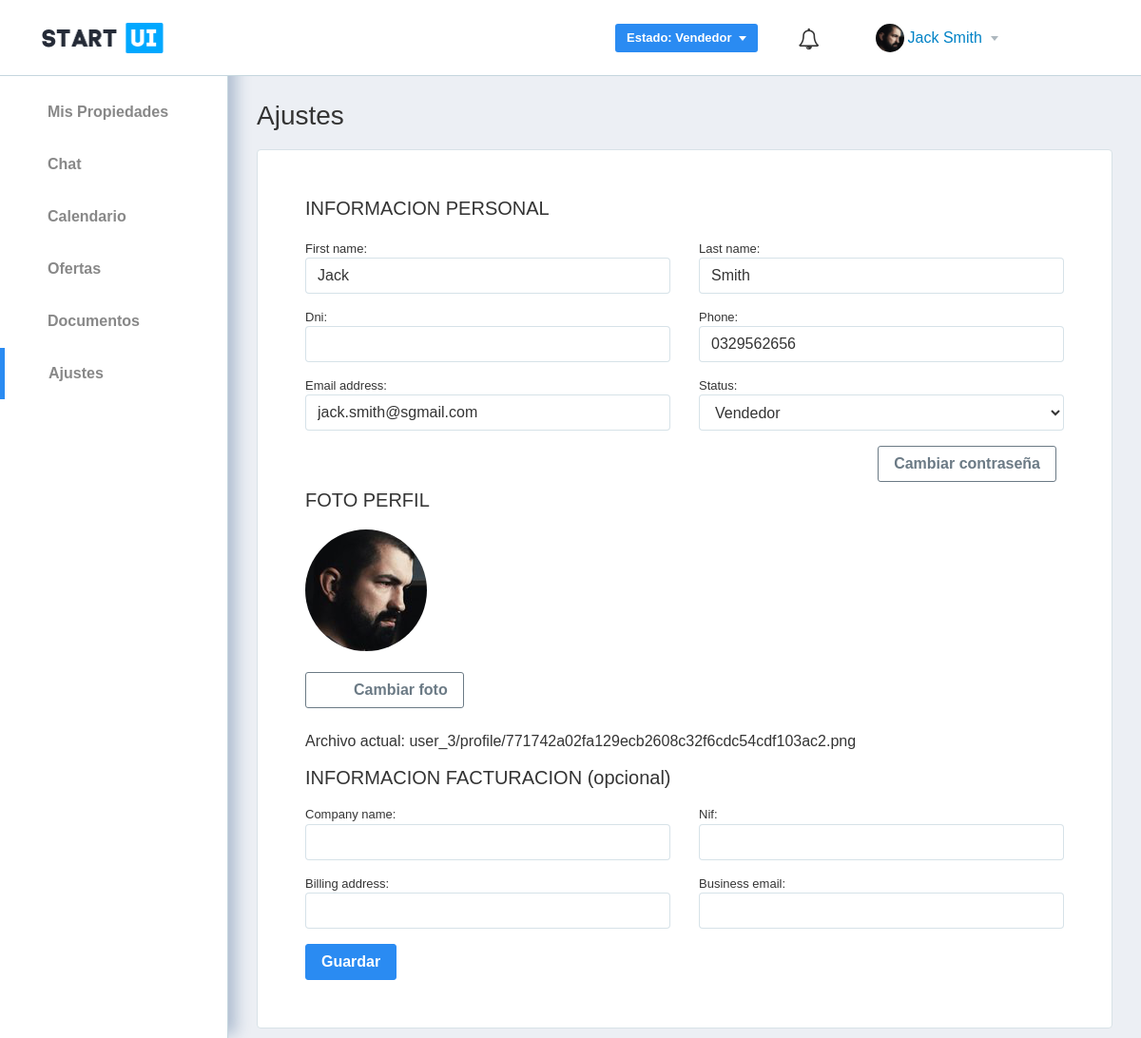
The app's page /settings/ (signed in) with its own data.
### accounts/models.py (models this page shows, shortened)
class Profile(models.Model):
    user = models.OneToOneField(User, on_delete=models.CASCADE)
    email_confirmed = models.BooleanField(default=False)
    image = models.ImageField(upload_to=user_directory_path, blank=True, null=True)
    phone = models.CharField(max_length=10, blank=False, null=True)
    dni = models.CharField(max_length=9, blank=True, null=True)
    company_name = models.CharField(max_length=254, blank=True)
    nif = models.CharField(max_length=10, blank=True)
    billing_address = models.CharField(max_length=254, blank=True)
    business_email = models.EmailField(blank=True)
    status = models.CharField(max_length=10, choices=USER_STATUS, default='seller')

### accounts/views.py (the view)
# urls.py: url(r'^settings/$', views.edit_profile, name='settings'),
@login_required
def edit_profile(request):
    user = get_object_or_404(User, pk=request.user.pk)
    profile = get_object_or_404(Profile, user=request.user.pk)
    if request.method == 'POST':
        uform = UserForm(request.POST, instance=user)
        pform = ProfileForm(request.POST, request.FILES, instance=profile)
        if uform.is_valid() and pform.is_valid():
            user = uform.save()
            profile = pform.save(commit=False)
            profile.user = user
            profile.save()
    else:
        uform = UserForm(instance=user)
        pform = ProfileForm(instance=profile)
    return render(request, 'dashboard/settings.html', {'uform': uform, 'pform': pform})

### accounts/forms.py
class UserForm(forms.ModelForm):
    class Meta:
        model = User
        fields = ('first_name', 'last_name', 'email',)

class ProfileForm(forms.ModelForm):
    class Meta:
        model = Profile
        fields = '__all__'
        exclude = ['user',]

### django_private_chat/templatetags/chat_tags.py (called while the page is built)
@register.simple_tag
def settings_value(name):
    if name in ALLOWABLE_VALUES:
        return getattr(settings, name, '')
    return ''

### templates/dashboard/settings.html (shortened to what this page needs)
{% extends 'base.html' %}
{% load staticfiles %}
{% load widget_tweaks %}
{% block content %}
  <h3>Ajustes</h3>
  <div class="card box-typical-full-height">
    <div class="card-block">
      <form class="row gap-y" method="POST" enctype="multipart/form-data">{% csrf_token %}
        <h5 class="col-12 col-md-12 col-lg-12">INFORMACION PERSONAL</h5>
        <br><br>
        <div class="col-12 col-md-6 col-lg-6">
          <div class="form-group">
            <label class="form-label text-left m-0 fs-13">{{ uform.first_name.label_tag }}</label>
            {% render_field uform.first_name class="form-control" %}
          </div>
        </div>
        <div class="col-12 col-md-6 col-lg-6">
          <div class="form-group">
            <label class="form-label text-left m-0 fs-13">{{ uform.last_name.label_tag }}</label>
            {% render_field uform.last_name class="form-control" %}
          </div>
        </div>
        <div class="col-12 col-md-6 col-lg-6">
          <div class="form-group">
            <label class="form-label text-left m-0 fs-13">{{ pform.dni.label_tag }}</label>
            {% render_field pform.dni class="form-control" %}
          </div>
        </div>
        <div class="col-12 col-md-6 col-lg-6">
          <div class="form-group">
            <label class="form-label text-left m-0 fs-13">{{ pform.phone.label_tag }}</label>
            {% render_field pform.phone class="form-control" %}
          </div>
        </div>
        <div class="col-12 col-md-6 col-lg-6">
          <div class="form-group">
            <label class="form-label text-left m-0 fs-13">{{ uform.email.label_tag }}</label>
            {% render_field uform.email class="form-control" %}
          </div>
        </div>
        <div class="col-12 col-md-6 col-lg-6">
          <div class="form-group">
            <label class="form-label text-left m-0 fs-13">{{ pform.status.label_tag }}</label>
            {% render_field pform.status class="form-control" %}
          </div>
        </div>
        <div class="col-12 col-lg-12 col-lg-12">
          <a class="btn btn-inline btn-secondary-outline pull-right" href="{% url 'password_change' %}">Cambiar contraseña</a>
        </div>
        <div class="col-12 col-md-12 col-lg-12">
          <h5>FOTO PERFIL</h5>
          <div>
            {% if pform.instance.image %}
              <img src="{{ pform.instance.image.url }}" class="rounded-circle" alt="profile_image" width="128px" height="auto">
            {% else %}
              <img src="{% static 'img/avatar/1.jpg' %}" class="img-circle profile_img" alt="default_profile_image" width="128px" height="auto">
            {% endif %}
          </div>
          <br />
          <label class="btn btn-inline btn-secondary-outline pl-50">
            Cambiar foto
          </label>
          <p>Archivo actual: {{ pform.instance.image.name }}</p>
        </div>
        <h5 class="col-12 col-md-12 col-lg-12">INFORMACION FACTURACION (opcional)</h5>
        <br>
        <div class="col-12 col-md-6 col-lg-6">
          <div class="form-group">
            <label class="form-label text-left m-0 fs-13">{{ pform.company_name.label_tag }}</label>
            {% render_field pform.company_name class="form-control" %}
          </div>
        </div>
        <div class="col-6 col-md-6">
          <div class="form-group">
            <label class="form-label text-left m-0 fs-13">{{ pform.nif.label_tag }}</label>
            {% render_field pform.nif class="form-control" %}
          </div>
        </div>
        <div class="col-12 col-md-6 col-lg-6">
          <div class="form-group">
            <label class="form-label text-left m-0 fs-13">{{ pform.billing_address.label_tag }}</label>
            {% render_field pform.billing_address class="form-control" %}
          </div>
        </div>
        <div class="col-12 col-md-6 col-lg-6">
          <div class="form-group">
            <label class="form-label text-left m-0 fs-13">{{ pform.business_email.label_tag }}</label>
            {% render_field pform.business_email class="form-control" %}
          </div>
        </div>
        <div class="col-12 col-lg-12 col-lg-12">
          <button class="btn btn-bold btn-primary" type="submit">Guardar</button>
        </div>
      </form>
    </div>
  </div>
{% endblock %}

### templates/base.html (shortened to what this page needs)
{% load staticfiles %}
{% load chat_tags %}
<!DOCTYPE html>
<html>
<head lang="en">
    <link rel="stylesheet" href="{% static 'css/lib/fullcalendar/fullcalendar.min.css' %}">
    <link rel="stylesheet" href="{% static 'css/lib/datatables-net/datatables.min.css' %}">
    <link rel="stylesheet" href="{% static 'css/separate/elements/steps.min.css' %}">
    <link rel="stylesheet" href="{% static 'css/separate/pages/user.min.css' %}">
    <link rel="stylesheet" href="{% static 'css/separate/vendor/tags_editor.min.css' %}">
    <link rel="stylesheet" href="{% static 'css/separate/vendor/bootstrap-select/bootstrap-select.min.css' %}">
    <link rel="stylesheet" href="{% static 'css/separate/vendor/select2.min.css' %}">
    <link rel="stylesheet" href="{% static 'css/separate/pages/messenger.min.css' %}">
    <link rel="stylesheet" href="{% static 'css/separate/pages/chat.min.css' %}">
    <link rel="stylesheet" href="{% static 'css/separate/elements/ribbons.min.css' %}">
    <link rel="stylesheet" href="{% static 'css/separate/pages/others.min.css' %}">
    <link rel="stylesheet" href="https://cdnjs.cloudflare.com/ajax/libs/font-awesome/4.7.0/css/font-awesome.min.css">
    <link rel="stylesheet" href="{% static 'css/lib/bootstrap/bootstrap.min.css' %}">
    <link rel="stylesheet" href="{% static 'css/main.css' %}">
    <link rel="stylesheet" href="{% static 'css/calendar.css' %}">
</head>
<body class="with-side-menu">
<header class="site-header">
    <div class="container-fluid">
        <a href="{% url 'home' %}" class="site-logo">
            <img class="hidden-md-down" src="{% static 'img/logo-2.png' %}" alt="">
        </a>
        <div class="site-header-content">
            <div class="row site-header-content-in">
                <div class="col-5">
                </div>
                <div class="col-2 dropdown user-menu">
                    <div class="dropdown">
                        <button class="btn btn-default dropdown-toggle text-right" type="button" data-toggle="dropdown" style="width:150px;">Estado: {{ user.profile.get_status_display }}
                            </button>
                    </div>
                </div>
                <div class="col-1" style="text-align: center; padding: 5px;">
                    <a id="notify">
                        <i class="fa fa-bell-o fa-2x " role="button" style="font-size: 1.4em" aria-hidden="true">
                        </i>
                    </a>
                </div>
                <div class="col-3 site-header-shown">
                    <div class="dropdown user-menu">
                        <button class="dropdown-toggle" id="dd-user-menu" type="button" data-toggle="dropdown" aria-haspopup="true" aria-expanded="false">
                            {% if user.is_authenticated %}
                                <a href="#">{{ user.first_name }} {{ user.last_name }}</a>
                            {% endif %}
                            {% if user.profile.image %}
                                <img src="{{ user.profile.image.url }}" alt="Profile avatar">
                            {% else %}
                                <img src="{% static 'img/avatar/1.jpg' %}" alt="Profile avatar">
                            {% endif %}
                        </button>
                    </div>
                </div>
            </div>
        </div>
    </div>
</header>
<nav class="side-menu">
    <ul class="side-menu-list">
        <li class="{% if request.resolver_match.url_name == "properties" %}blue opened{% else %}grey{% endif %}">
            <a href="{% url 'properties' %}">
                <i class="font-icon glyphicon glyphicon-home"></i>
                <span class="lbl">Mis Propiedades</span>
            </a>
        <li class="{% if request.resolver_match.url_name == "dialogs" or request.resolver_match.url_name == "dialogs_detail"%}blue opened{% else %}grey{% endif %}">
            <a href="{% url 'dialogs' %}">
                <i class="font-icon glyphicon glyphicon-comment"></i>
                <span class="lbl">Chat</span>
            </a>
        </li>
        <li class="{% if request.resolver_match.url_name == "calendar" %}blue opened{% else %}grey{% endif %}">
            <a href="{% url 'calendar' %}">
                <i class="font-icon glyphicon glyphicon-calendar"></i>
                <span class="lbl">Calendario</span>
            </a>
        </li>
        <li class="{% if request.resolver_match.url_name == "list_offers" %}blue opened{% else %}grey{% endif %}">
            <a href="{% url 'list_offers' %}">
                <i class="glyphicon glyphicon-tag"></i>
                <span class="lbl">Ofertas</span>
            </a>
        </li>
        <li class="{% if request.resolver_match.url_name == "documents" %}blue opened{% else %}grey{% endif %}">
            <a href="{% url 'documents' %}">
                <i class="font-icon glyphicon glyphicon-file"></i>
                <span class="lbl">Documentos</span>
            </a>
        </li>
        <li class="{% if request.resolver_match.url_name == "settings" %}blue opened{% else %}grey{% endif %}">
            <a href="{% url 'settings' %}">
                <i class="font-icon glyphicon glyphicon-cog"></i>
                <span class="lbl">Ajustes</span>
            </a>
        </li>
    </ul>
</nav>
<div class="page-content">
    <div class="container-fluid">
        {% block content %}
        {% endblock %}
    </div>
</div>
</body>
</html>

### records on screen
Profile: phone "0329562656", status "Vendedor", instance.image (picture), instance.image.name "user_3/profile/771742a02fa129ecb2608c32f6cdc54cdf103ac2.png"

### other values on screen
{{ user.profile.get_status_display }} "Vendedor"
{{ user.first_name }} "Jack"
{{ user.last_name }} "Smith"
{{ uform.first_name.label_tag }} "First name:"
{{ uform.last_name.label_tag }} "Last name:"
{{ pform.dni.label_tag }} "Dni:"
{{ pform.phone.label_tag }} "Phone:"
{{ uform.email.label_tag }} "Email address:"
{{ pform.status.label_tag }} "Status:"
{{ pform.company_name.label_tag }} "Company name:"
{{ pform.nif.label_tag }} "Nif:"
{{ pform.billing_address.label_tag }} "Billing address:"
{{ pform.business_email.label_tag }} "Business email:"
